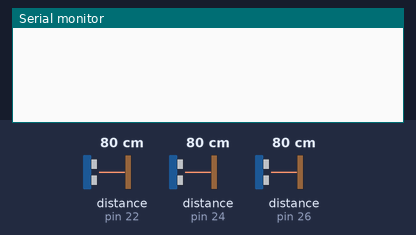
This sketch was run on a simulated Arduino Mega 2560, built with avr-gcc and run on an emulated ATmega2560. On the bench: the last lines printed to the serial monitor. The inputs (shaded band) are chosen by the test bench; at power-on: distance to the obstacle (sensors on pin 22, pin 24, pin 26) 80 cm.

Above: at 1.2 s.
1.3 s: distance to the obstacle (sensor on pin 22) set to 16 cm
2.8 s: distance to the obstacle (sensor on pin 22) set to 13 cm
At 2.88 s:
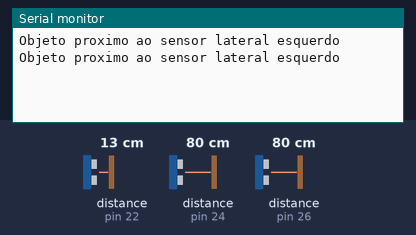
4.7 s: distance to the obstacle (sensor on pin 24) set to 16 cm
At 4.72 s:
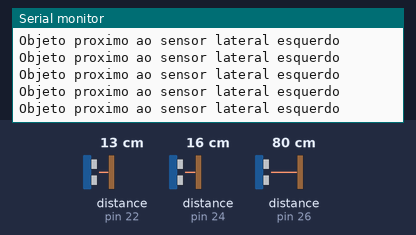
7.7 s: distance to the obstacle (sensor on pin 24) set to 13 cm
At 7.8 s:
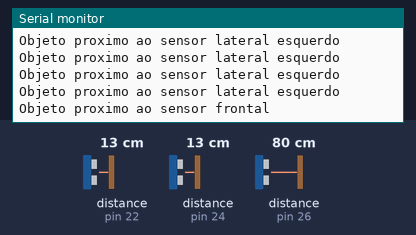

Measured:
- the behaviour switches between 15 and 14 cm on distance to the obstacle (sensor on pin 22) (found by bisection; images 0 and 1)
- the behaviour switches between 15 and 14 cm on distance to the obstacle (sensor on pin 24) (found by bisection; images 2 and 3)
- after the input at 2.8 s, the serial monitor: prints a new line at once (image 1)
- after the input at 7.7 s, the serial monitor: prints a new line after 0.08 s (image 3)

The sketch:

deteccao.ino
```cpp
#include <HCSR04.h>

#define T_PIN_frente 25
#define E_PIN_frente 24
UltraSonicDistanceSensor ultra_frente(T_PIN_frente, E_PIN_frente);
#define T_PIN_lat 23
#define E_PIN_lat 22
UltraSonicDistanceSensor ultra_lateral_esquerda(T_PIN_lat, E_PIN_lat);
#define T_PIN_late 27
#define E_PIN_late 26
UltraSonicDistanceSensor ultra_lateral_direta(T_PIN_late, E_PIN_late);

void setup() {
  Serial.begin(9600);
}

void loop() {
  int distanciaFrente = ultra_frente.measureDistanceCm();
  int distanciaEsquerda = ultra_lateral_esquerda.measureDistanceCm();
  int distanciaDireita = ultra_lateral_direta.measureDistanceCm();

  if (distanciaFrente < 15) {
    Serial.println("Objeto proximo ao sensor frontal");
  } else if (distanciaEsquerda < 15) {
    Serial.println("Objeto proximo ao sensor lateral esquerdo");
  } else if (distanciaDireita < 15) {
    Serial.println("Objeto proximo ao sensor lateral direito");
  } else if ((distanciaEsquerda < 15) && (distanciaDireita < 15)) {
    Serial.println("Paredes encontradas");
  } else {
    Serial.println();
  }
}
```
